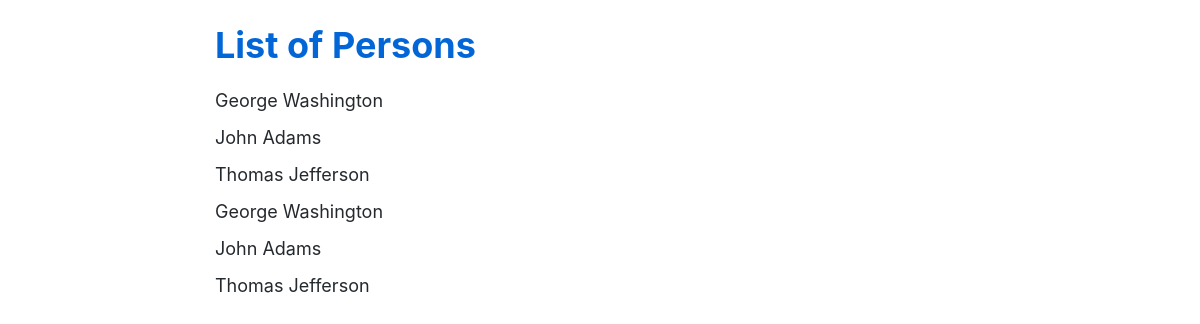
The page / on the database its author committed.
### myapp/models.py (models this page shows)
class Person(models.Model):
    first_name = models.CharField(max_length=50)
    last_name = models.CharField(max_length=50)
    date_of_birth = models.DateField()
    def __str__(self):
        return f"{self.first_name} {self.last_name}"

### myapp/views.py (the view)
# urls.py: path('', person_list, name='person_list'),
def person_list(request):
    people = Person.objects.all()
    return render(request, 'list.html', {'people': people})

### myapp/templates/list.html (shortened to what this page needs)
<!DOCTYPE html>
<html lang="en">
<head>
    <link rel="stylesheet" href="https://cdn.jsdelivr.net/npm/bootstrap@4.5.2/dist/css/bootstrap.min.css">
</head>
<body>
    <div class="container mt-4">
        <h1>List of Persons</h1>
        <ul>
            {% for person in people %}
            <li>{{ person }}</li>
            {% endfor %}
        </ul>
    </div>
</body>
</html>

### myapp/templates/list.html (style rules this page uses)
h1 { font-size: 36px; color: #0366d6; font-weight: bold; margin-bottom: 20px; }
ul { list-style: none; padding: 0; }
li { font-size: 18px; color: #24292e; margin-bottom: 10px; }
.container { max-width: 800px; margin: 0 auto; }

### rows shown on the page
Person: first_name+last_name "George Washington"
Person: first_name+last_name "John Adams"
Person: first_name+last_name "Thomas Jefferson"
Person: first_name+last_name "George Washington"
Person: first_name+last_name "John Adams"
Person: first_name+last_name "Thomas Jefferson"
